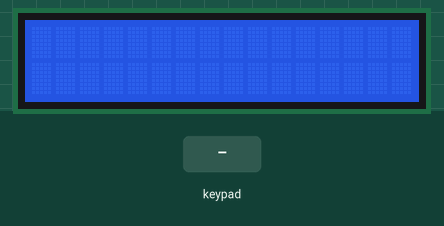
This sketch was run on a simulated Arduino Uno, built with avr-gcc and run on an emulated ATmega328P. Parts: 16×2 character LCD. Inputs (shaded band) come from the test bench.

Above: at 1.3 s.
1.4 s: keypad keys 7 + 5 = pressed 0.4 s apart
At 3.8 s:
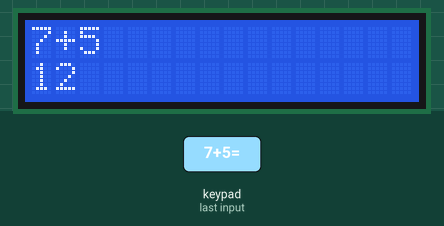
4.5 s: key '/' pressed
At 5.3 s:
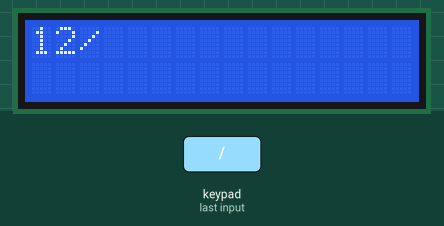
6.0 s: key 'x' pressed
At 6.6 s:
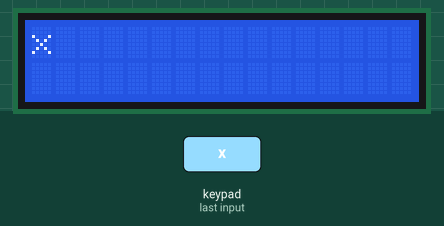
7.5 s: key '=' pressed
At 8.7 s:
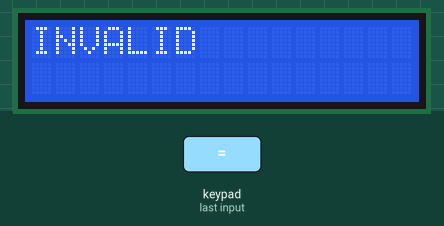
9.0 s: keypad keys 0 1 2 3 pressed 0.4 s apart
At 10.9 s:
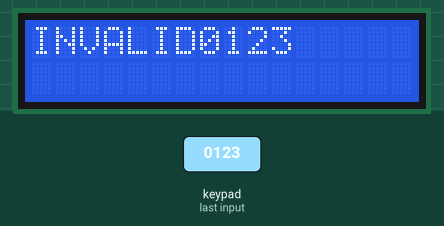
12.1 s: key 'c' pressed
At 13.5 s:
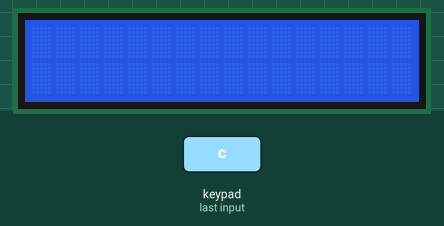
Timing chart, 0 to 14.6 s (numbered marks = the images above; inputs shaded):
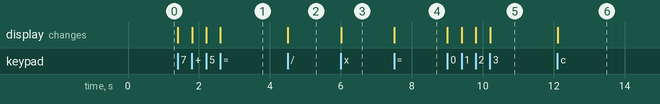

Measured:
- after the input at 1.4 s, the display: first changes at once (image 1 shows a later state)
- after the input at 4.5 s, the display: changes at once (image 2)
- after the input at 6.0 s, the display: changes at once (image 3)
- after the input at 7.5 s, the display: changes at once (image 4)
- after the input at 9.0 s, the display: first changes at once (image 5 shows a later state)
- after the input at 12.1 s, the display: changes at once (image 6)

The sketch:

sketch_aug31a.ino
```cpp
#include <LiquidCrystal_I2C.h>
#include <Keypad.h>
#include <String.h>

LiquidCrystal_I2C lcd(0x20, 16, 2);    //I2C address for PCF8574 is 0x20, lcd dimension is 16x2

const byte rows = 4;
const byte cols = 4;

char keys[rows][cols] = {
  {'7','8','9','/'},
  {'4','5','6','x'},
  {'1','2','3','-'},
  {'c','0','=','+'},
};

byte rowPins[rows] = {0,1,2,3};
byte colPins[cols] = {4,5,6,7};

Keypad key(makeKeymap(keys),rowPins,colPins,rows,cols);

long int operation(long int a, long int b, char op)
{
  switch(op)
  {
    case '+':
      return a+b;
    case '-':
      return a-b;
    case 'x':
      return a*b;
    case '/':
      return a/b;
    default:
        return b;
  }
}

void setup() {
  // put your setup code here, to run once:
  lcd.init();    // initialize the lcd
  lcd.init();
  lcd.backlight();
}

void loop() {
  // put your main code here, to run repeatedly:
  static String expr;
  static long int a,b;
  static char op;
  char keyVal = key.getKey();
  if(keyVal)
  {
    if(keyVal == 'c')
    {
      lcd.clear();
      expr = "";
      op = "";
      a = 0;
    }
    else if((keyVal=='+')||(keyVal=='-')||(keyVal=='x')||(keyVal=='/'))
    {
      a = expr.toInt();
      op = keyVal;
      lcd.clear();
      lcd.print(expr+op);
      expr = "";
    }
    else if(keyVal=='=')
    {
      b = expr.toInt();
      if((!b)&&(op=='/'))
      {
        lcd.clear();
        lcd.print("CANNOT DIVIDE");
        lcd.setCursor(0,1);
        lcd.print("BY ZERO");
      }
      else if(expr!="")
      {
        long int result = operation(a,b,op);
        String prevResult = String(result);
        lcd.setCursor(0,1);
        lcd.print(prevResult);
        expr = prevResult;
      }
      else
      {
        lcd.clear();
        lcd.print("INVALID");
      }
    }
    else
    {
      expr += keyVal;
      lcd.print(keyVal);
    }
  }
}
```
